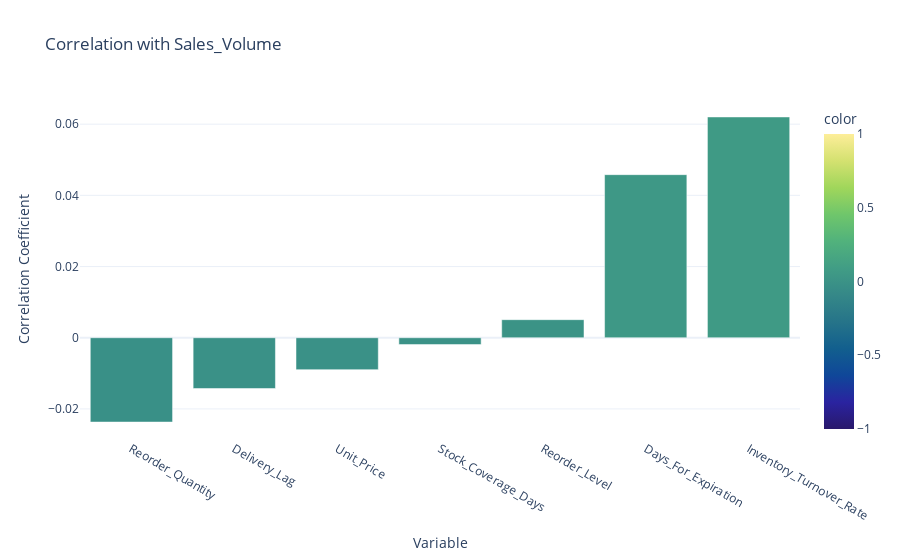

The code cell stored with this chart in its notebook:
### Code cell
# Create a bar chart for correlations with Sales_Volume
fig_sales = px.bar(correlation_with_targets['Sales_Volume'].sort_values(),
                  title='Correlation with Sales_Volume',
                  labels={'value': 'Correlation Coefficient', 'index': 'Variable'},
                  color=correlation_with_targets['Sales_Volume'].sort_values(),
                  color_continuous_scale='haline',  # Blue-green color scale
                  range_color=[-1, 1])              # Fixed color range from -1 to +1

# Remove legend for cleaner visualization
fig_sales.update_layout(showlegend=False)

# Display the interactive bar chart
fig_sales.show()

### Figure 1 — Plotly figure (JSON) as saved in the notebook; plotly's stock layout.template omitted (floating-point values rounded to 4 significant figures)
{"data": [{"alignmentgroup": "True", "hovertemplate": "Variable=%{x}<br>Correlation Coefficient=%{y}<br>color=%{marker.color}<extra></extra>", "legendgroup": "", "marker": {"color": [-0.02369, -0.01427, -0.008968, -0.001923, 0.005078, 0.04582, 0.06203], "coloraxis": "coloraxis", "pattern": {"shape": ""}}, "name": "", "offsetgroup": "", "orientation": "v", "showlegend": false, "textposition": "auto", "type": "bar", "x": ["Reorder_Quantity", "Delivery_Lag", "Unit_Price", "Stock_Coverage_Days", "Reorder_Level", "Days_For_Expiration", "Inventory_Turnover_Rate"], "xaxis": "x", "y": [-0.02369, -0.01427, -0.008968, -0.001923, 0.005078, 0.04582, 0.06203], "yaxis": "y"}], "layout": {"barmode": "relative", "coloraxis": {"cmax": 1, "cmin": -1, "colorbar": {"title": {"text": "color"}}, "colorscale": [[0, "rgb(41, 24, 107)"], [0.09091, "rgb(42, 35, 160)"], [0.1818, "rgb(15, 71, 153)"], [0.2727, "rgb(18, 95, 142)"], [0.3636, "rgb(38, 116, 137)"], [0.4545, "rgb(53, 136, 136)"], [0.5455, "rgb(65, 157, 133)"], [0.6364, "rgb(81, 178, 124)"], [0.7273, "rgb(111, 198, 107)"], [0.8182, "rgb(160, 214, 91)"], [0.9091, "rgb(212, 225, 112)"], [1, "rgb(253, 238, 153)"]]}, "legend": {"tracegroupgap": 0}, "showlegend": false, "title": {"text": "Correlation with Sales_Volume"}, "xaxis": {"anchor": "y", "domain": [0, 1], "title": {"text": "Variable"}}, "yaxis": {"anchor": "x", "domain": [0, 1], "title": {"text": "Correlation Coefficient"}}}}
